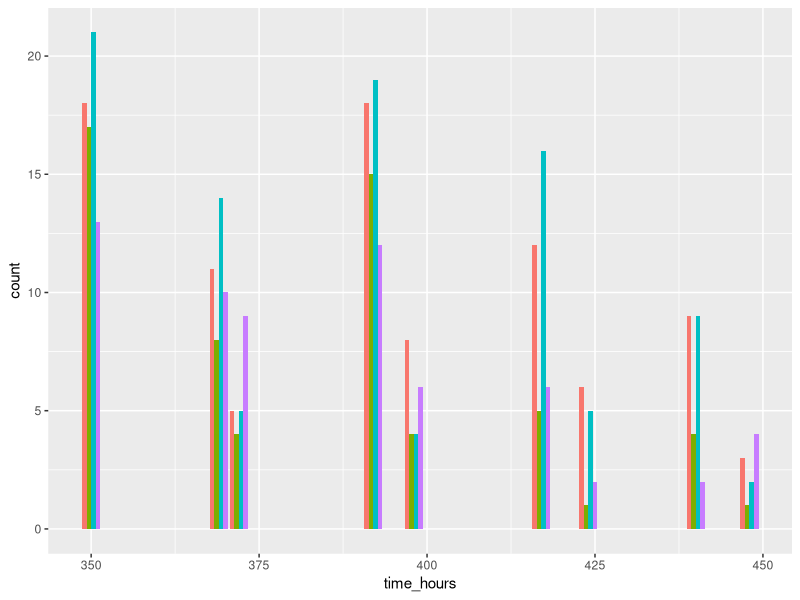
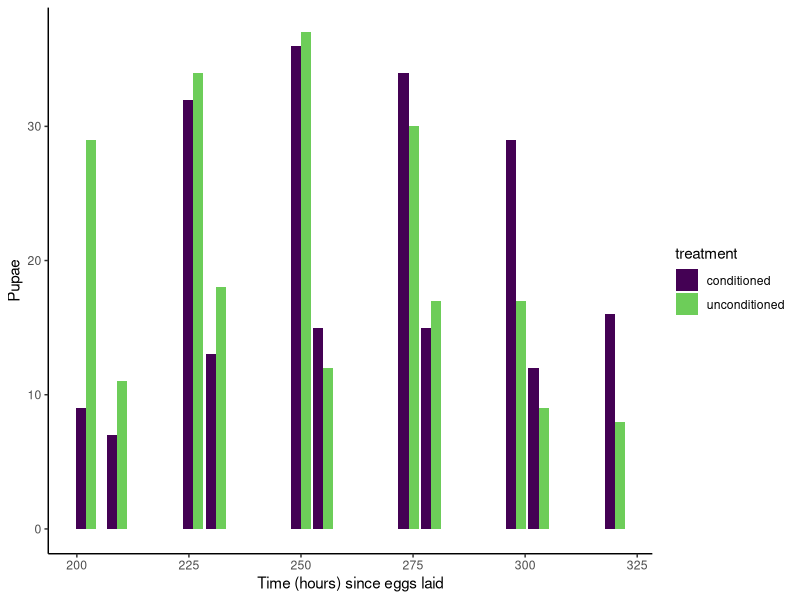
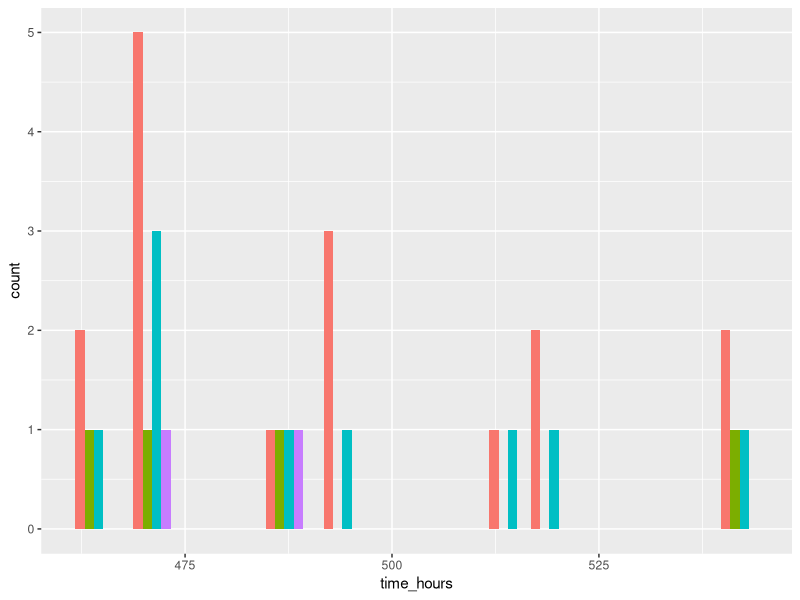

The R source for these figures, in order: (Note: this script raises an error after producing the figures.)
## Packages
library(tidyverse)
library(ggplot2)
library(readxl)
library(viridis)

## Read data in
pupae_fitness <- read_excel("data/fitness_experiment/pupae_data.xlsx")

## choosing colours from virids to use
viridis_colors <- viridis(10)

## Creating a plot (bar plot for now)
pupae_fitness_plot <- ggplot(pupae_fitness, aes(x = `time (hours)`, y = pupae, fill = treatment)) +
  geom_bar(stat = "identity", position = "dodge") +
  #geom_line(aes(col = treatment), position = position_dodge(width = 1)) +
  scale_fill_manual(values = viridis_colors[c(1,8)]) +
  theme_classic() +
  labs(x = "Time (hours) since eggs laid", 
       y = "Pupae") 


## Read data in
fly_fitness <- read_excel("data/fitness_experiment/fly_data.xlsx")


fly_fitness_tidy <- tidyr::pivot_longer(data = fly_fitness ,
                                 cols = c(females, males),
                                 names_to = "sex",
                                 values_to = "count")


fly_fitness_tidy$sex_treatment <- paste(fly_fitness_tidy$sex, fly_fitness_tidy$treatment, sep = "_")


library(ggplot2)

# Assuming your time_hours column is in fly_fitness_tidy dataframe
fly_fitness_tidy$time_category <- cut(fly_fitness_tidy$time_hours, breaks = c(350, 450, 550), labels = c("350-450", "450-550"), include.lowest = TRUE)

# Assuming your time_hours column is in fly_fitness_tidy dataframe
# Creating two separate dataframes based on time_category

# Subset for time category 350-450
fly_fitness_350_450 <- fly_fitness_tidy[fly_fitness_tidy$time_category == "350-450", ]

# Subset for time category 450-550
fly_fitness_450_550 <- fly_fitness_tidy[fly_fitness_tidy$time_category == "450-550", ]



one <- ggplot(fly_fitness_350_450 , aes(x = time_hours, y = count, fill = sex_treatment)) +
  geom_bar(position="dodge", stat="identity") +
  theme(legend.position = "none")

two <- ggplot(fly_fitness_450_550 , aes(x = time_hours, y = count, fill = sex_treatment)) +
  geom_bar(position="dodge", stat="identity") + 
  theme(legend.position = "none")

one + two
